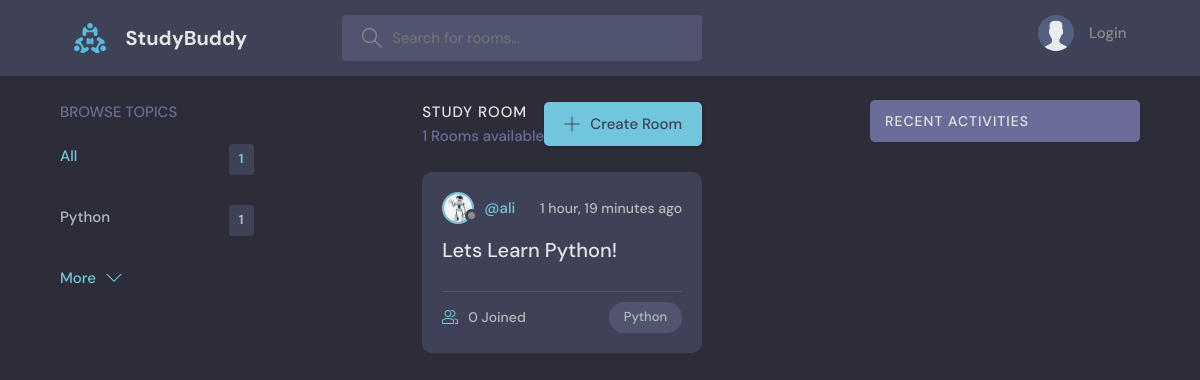
The page / on the database its author committed.
### base/models.py (models this page shows, shortened)
class Topic(models.Model):
    name = models.CharField(max_length=200)

class Room(models.Model):
    host = models.ForeignKey(User, on_delete=models.SET_NULL, null=True)
    topic = models.ForeignKey(Topic, on_delete=models.SET_NULL, null=True)
    name = models.CharField(max_length=100)
    description = models.TextField(null=True, blank=True)
    participants = models.ManyToManyField(User, related_name='participants', blank=True)
    updated = models.DateTimeField(auto_now=True)
    created = models.DateTimeField(auto_now_add=True)
    class Meta:
        ordering = ['-updated', '-created']

class User(AbstractUser):
    name = models.CharField(max_length=100, null=True)
    email = models.EmailField(unique=True, null=True)
    bio = models.TextField(null=True)
    avatar = models.ImageField(null=True, default='avatar.svg')
    USERNAME_FIELD = 'email'
    REQUIRED_FIELDS = []

### base/views.py (the view)
# urls.py: path('', views.home, name='home'),
def home(request):
    q = request.GET.get('q') if request.GET.get('q') != None else ''
    rooms = Room.objects.filter(
        Q(topic__name__icontains=q) |
        Q(name__icontains=q) |
        Q(description__icontains=q)
        )
    rooms_count = rooms.all().count()
    room_messages = Message.objects.filter(Q(room__topic__name__icontains=q))
    topics = Topic.objects.all()[:5]
    context = {'rooms': rooms, 'topics':topics, 'rooms_count':rooms_count,
               'room_messages':room_messages}
    return render(request, 'base/home.html', context=context)

### base/templates/base/home.html (shortened to what this page needs)
{% extends 'main.html' %}
{% block content %}
    <main class="layout layout--3">
      <div class="container">
        {% include 'base/topics_component.html' %}
        <div% class="roomList">
          <div class="roomList__header">
            <div>
              <h2>Study Room</h2>
              <p>{{ rooms_count }} Rooms available</p>
            </div>
            <a class="btn btn--main" href="{% url 'create_room' %}">
              <svg version="1.1" xmlns="http://www.w3.org/2000/svg" width="32" height="32" viewBox="0 0 32 32">
                <title>add</title>
                <path
                  d="M16.943 0.943h-1.885v14.115h-14.115v1.885h14.115v14.115h1.885v-14.115h14.115v-1.885h-14.115v-14.115z"
                ></path>
              </svg>
              Create Room
            </a>
          </div>
          {% include 'base/feed_component.html' %}
        </div%>
        {% include 'base/activity_component.html' %}
      </div>
    </main>
{% endblock %}

### base/templates/base/topics_component.html
<div class="topics">
    <div class="topics__header">
      <h2>Browse Topics</h2>
    </div>
    <ul class="topics__list">
      <li>
        <a href="{% url 'home' %}" class="active">All <span>{{ topics.count }}</span></a>
      </li>
      {% for topic in topics %}
      <li>
        <a href="{% url 'home' %}?q={{topic.name}}">{{ topic.name }}<span>{{ topic.room_set.all.count }}</span></a>
      </li>
      {% endfor %}
    <a class="btn btn--link" href="{% url 'topic_page' %}">
      More
      <svg version="1.1" xmlns="http://www.w3.org/2000/svg" width="32" height="32" viewBox="0 0 32 32">
        <title>chevron-down</title>
        <path d="M16 21l-13-13h-3l16 16 16-16h-3l-13 13z"></path>
      </svg>
    </a>
  </div>

### base/templates/base/feed_component.html (shortened to what this page needs)
{% for room in rooms %}
<div class="roomListRoom">
    <div class="roomListRoom__header">
      <a href="{% url 'user_profile' room.host.id %}" class="roomListRoom__author">
        <div class="avatar avatar--small">
          <img src="{{ room.host.avatar.url }}" />
        </div>
        <span>@{{ room.host.username }}</span>
      </a>
      <div class="roomListRoom__actions">
        <span>{{ room.created | timesince }} ago</span>
      </div>
    </div>
    <div class="roomListRoom__content">
      <a href="{% url 'room' room.id %}">{{ room.name }}</a>
    </div>
    <div class="roomListRoom__meta">
      <a href="{% url 'room' room.id %}" class="roomListRoom__joined">
        {{ room.participants.all.count }} Joined
      </a>
      <p class="roomListRoom__topic">{{ room.topic.name }}</p>
    </div>
</div>
{% endfor %}

### static/styles/style.css (style rules this page uses)
:root { --color-main: #71c6dd; --color-main-light: #e1f6fb; --color-dark: #3f4156; --color-dark-medium: #51546e; --color-dark-light: #696d97; --color-light: #e5e5e5; --color-gray: #8b8b8b; --color-light-gray: #b2bdbd; --color-bg: #2d2d39; --color-success: #5dd693; --color-error: #fc4b0b; }
* { font-family: "DM Sans", -apple-system, BlinkMacSystemFont, "Segoe UI", Roboto, Oxygen, Ubuntu, Cantarell, "Open Sans", "Helvetica Neue", sans-serif; margin: 0; padding: 0; box-sizing: border-box; text-rendering: optimizeLegibility; font-size: inherit; }
html { font-size: 56.25%; }
@media only screen and (min-width: 1200px) { html { font-size: 62.5%; } }
body { line-height: 1.6; font-weight: 400; font-size: 1.5rem; color: var(--color-light-gray); background-color: var(--color-bg); min-height: 100vh; }
img { width: 100%; }
a { display: inline-block; color: var(--color-main); text-decoration: none; }
.container { max-width: 120rem; width: 90%; margin: auto; }
.btn { background-color: transparent; border: none; display: inline-flex; align-items: center; gap: 1rem; cursor: pointer; transition: all ease-in-out 0.3s; padding: 1rem 2rem; border-radius: 5px; box-shadow: 1px 1px 3px 1px rgba(0, 0, 0, 0.15); font-weight: 500; }
.btn--link { border-radius: 0; padding: 0; color: var(--color-main); box-shadow: none; }
.btn--main { background-color: var(--color-main); color: var(--color-dark); }
.btn > svg { fill: currentColor; width: 1.6rem; height: 1.6rem; }
.avatar { position: relative; display: inline-block; border-radius: 50%; border: 2px solid var(--color-main); }
.avatar img { display: block; border-radius: 50%; object-fit: cover; object-position: center; }
.avatar::after { content: ""; display: block; position: absolute; background-color: var(--color-gray); z-index: 111; border-radius: 50%; border: 0.3rem solid var(--color-dark); }
.avatar.avatar--small img { width: 2.8rem; height: 2.8rem; }
.avatar.avatar--small:after { width: 0.7rem; height: 0.7rem; bottom: 0px; right: -6px; }
.layout { margin-top: 2.4rem; }
.layout > .container { display: flex; justify-content: space-between; align-items: flex-start; }
.layout--3 > .container > div:first-child { flex-basis: 18%; max-width: 22.5rem; }
.topics__header { margin-bottom: 2rem; }
.topics__header h2 { text-transform: uppercase; font-weight: 500; color: var(--color-dark-light); }
.topics__list { list-style: none; }
.topics__list li a { display: flex; justify-content: space-between; margin-bottom: 3rem; font-weight: 500; color: var(--color-light-gray); transition: all 0.3s ease-in-out; }
.topics__list li a.active, .topics__list li a:hover { color: var(--color-main); }
.topics__list li a span { padding: 0.5rem 1rem; background-color: var(--color-dark); border-radius: 3px; font-size: 1.3rem; font-weight: 700; letter-spacing: 1px; }
.roomList__header { display: flex; justify-content: space-between; align-items: center; margin-bottom: 2.4rem; }
.roomList__header h2 { text-transform: uppercase; font-weight: 500; color: var(--color-light); letter-spacing: 1px; }
.roomList__header p { font-weight: 500; color: var(--color-dark-light); }
.roomListRoom { margin-bottom: 2.4rem; background-color: var(--color-dark); border-radius: 1rem; padding: 2rem; }
.roomListRoom__header { display: flex; justify-content: space-between; align-items: center; }
.roomListRoom__author { font-weight: 500; display: flex; align-items: center; gap: 1rem; }
.roomListRoom__actions { display: flex; align-items: flex-start; gap: 1rem; position: relative; }
.roomListRoom__actions span { font-size: 1.4rem; font-weight: 500; }
.roomListRoom__content { margin: 1rem 0; }
.roomListRoom__content a { font-size: 2rem; font-weight: 500; margin-bottom: 1.5rem; color: var(--color-light); transition: all 0.3s ease-in-out; }
.roomListRoom__meta { border-top: 1px solid var(--color-dark-medium); padding-top: 1rem; display: flex; align-items: center; justify-content: space-between; }
.roomListRoom__joined { color: var(--color-light-gray); display: flex; align-items: center; gap: 1rem; font-size: 1.4rem; font-weight: 500; }
.roomListRoom__joined svg { fill: var(--color-main); width: 1.6rem; height: 1.6rem; }
.roomListRoom__topic { padding: 5px 1.5rem; background-color: var(--color-dark-medium); border-radius: 5rem; font-weight: 500; font-size: 1.3rem; }

### rows shown on the page
Topic: name "Python", room_set.all.count "1"
Room: host.avatar (picture), host.username "ali", created "1 hour, 19 minutes", name "Lets Learn Python!", participants.all.count "0", topic.name "Python"

### other values the page prints
{{ topics.count }} "1"
{{ rooms_count }} "1"
